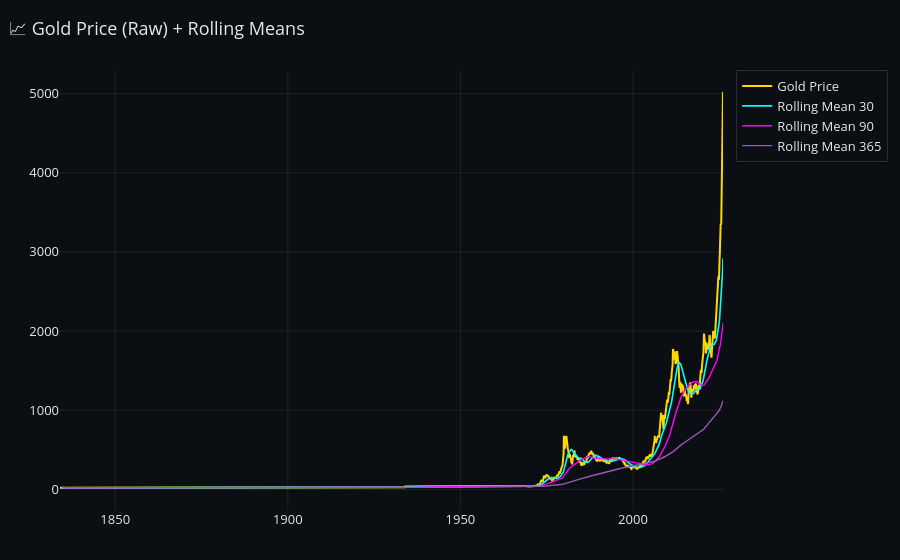

Notebook code for this chart:
### Markdown cell above
## 🔍 Step 2: Exploratory Data Analysis (EDA)
2.1 📈 Full historical trend + rolling overlays

### Code cell
banner("🔍 Step 2 — Exploratory Data Analysis (EDA)")

# Rolling windows (adapt if frequency is monthly)
roll_30 = df[target].rolling(30, min_periods=5).mean()
roll_90 = df[target].rolling(90, min_periods=10).mean()
roll_365 = df[target].rolling(365, min_periods=20).mean()

fig = go.Figure()
fig.add_trace(go.Scatter(x=df.index, y=df[target], name="Gold Price", line=dict(color=COL_PRICE, width=2)))
fig.add_trace(go.Scatter(x=df.index, y=roll_30, name="Rolling Mean 30", line=dict(color=COL_TREND, width=1.6)))
fig.add_trace(go.Scatter(x=df.index, y=roll_90, name="Rolling Mean 90", line=dict(color=COL_MAGENTA, width=1.4)))
fig.add_trace(go.Scatter(x=df.index, y=roll_365, name="Rolling Mean 365", line=dict(color=COL_VOL, width=1.4)))
apply_dark_theme(fig, "📈 Gold Price (Raw) + Rolling Means", height=560)
fig.show()

### Figure 1 — Plotly figure (JSON) as saved in the notebook; plotly's stock layout.template omitted (floating-point values rounded to 4 significant figures; data arrays with more than 128 entries replaced by an {"elided": "..."} marker saying what was removed)
{"data": [{"line": {"color": "#FFD700", "width": 2}, "name": "Gold Price", "type": "scatter", "x": {"elided": "2306 str values"}, "y": {"elided": "2306 float values"}}, {"line": {"color": "#00FFFF", "width": 1.6}, "name": "Rolling Mean 30", "type": "scatter", "x": {"elided": "2306 str values"}, "y": {"elided": "2306 float values"}}, {"line": {"color": "#FF00FF", "width": 1.4}, "name": "Rolling Mean 90", "type": "scatter", "x": {"elided": "2306 str values"}, "y": {"elided": "2306 float values"}}, {"line": {"color": "#9B59B6", "width": 1.4}, "name": "Rolling Mean 365", "type": "scatter", "x": {"elided": "2306 str values"}, "y": {"elided": "2306 float values"}}], "layout": {"font": {"color": "rgba(255,255,255,0.90)", "size": 13}, "height": 560, "legend": {"bgcolor": "rgba(0,0,0,0)", "bordercolor": "rgba(255,255,255,0.12)", "borderwidth": 1}, "margin": {"b": 50, "l": 60, "r": 40, "t": 70}, "paper_bgcolor": "#0B0F14", "plot_bgcolor": "#0B0F14", "title": {"text": "📈 Gold Price (Raw) + Rolling Means", "x": 0.01, "xanchor": "left"}, "xaxis": {"gridcolor": "rgba(255,255,255,0.08)", "showgrid": true, "zeroline": false}, "yaxis": {"gridcolor": "rgba(255,255,255,0.08)", "showgrid": true, "zeroline": false}}}
